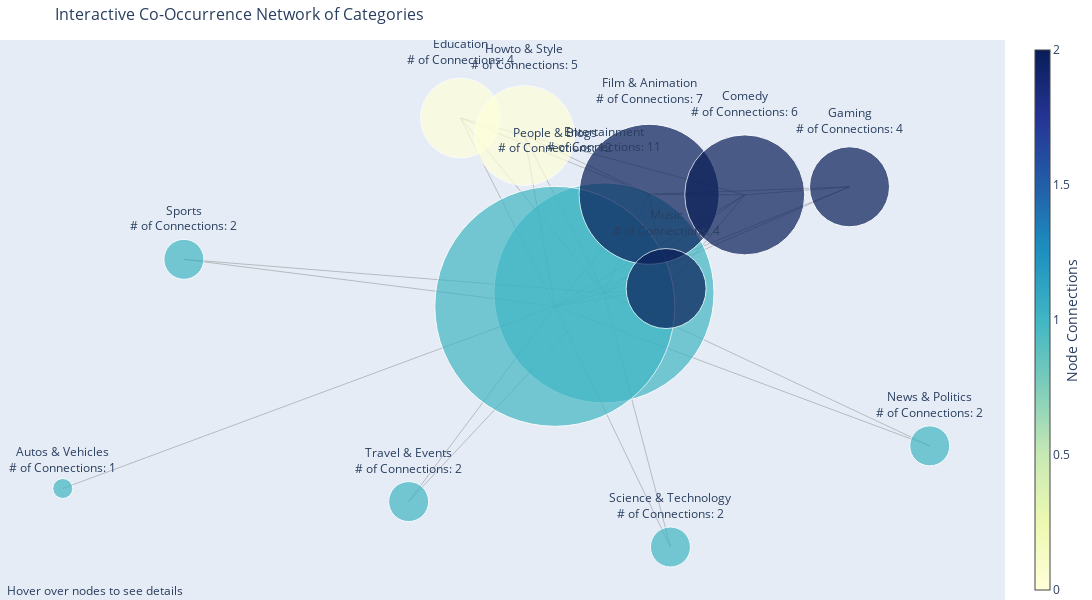

The code cell stored with this chart in its notebook:
### Markdown cell above
How one can choose the overall category of a channel? Node centrality?

### Code cell
import networkx as nx
import pandas as pd
import plotly.graph_objects as go

def plot_interactive_co_occurrence_network(co_occurrence_matrix):
    # Create a graph from the co-occurrence matrix
    G = nx.Graph()
    for (cat1, cat2), count in co_occurrence_matrix.items():
        if count>5000:
            G.add_edge(cat1, cat2, weight=count)
    
    # Calculate positions using spring layout
    pos = nx.spring_layout(G, k=0.17, weight='weight', iterations=1000)
    
    # Define node sizes based on the degree (number of connections)
    node_sizes = [G.degree(node) * 20 for node in G.nodes()]
    
    # Set node colors based on communities
    #communities = nx.community.greedy_modularity_communities(G)
    #print(communities)
    # Louvain's good but results may vary
    community_map = community_louvain.best_partition(G, resolution=1.2)
    print(community_map)
    #community_map = {node: i for i, community in enumerate(communities) for node in community}
    node_colors = [community_map[node] for node in G.nodes()]
    
    # Create Plotly edge traces
    edge_trace = go.Scatter(
        x=[],
        y=[],
        line=dict(width=0.5, color='#888'),
        hoverinfo='none',
        mode='lines'
    )
    
    for edge in G.edges():
        x0, y0 = pos[edge[0]]
        x1, y1 = pos[edge[1]]
        edge_trace['x'] += (x0, x1, None)
        edge_trace['y'] += (y0, y1, None)
    
    # Create Plotly node traces
    node_trace = go.Scatter(
        x=[],
        y=[],
        text=[],
        mode='markers+text',
        textposition="top center",
        hoverinfo='text',
        marker=dict(
            showscale=True,
            colorscale='YlGnBu',
            color=[],
            size=node_sizes,
            colorbar=dict(
                thickness=15,
                title='Node Connections',
                xanchor='left',
                titleside='right'
            ),
        )
    )
    
    for node in G.nodes():
        x, y = pos[node]
        node_trace['x'] += (x,)
        node_trace['y'] += (y,)
        
        # Append node information for hover text
        node_trace['text'] += (f'{node}<br># of Connections: {G.degree(node)}',)
        node_trace['marker']['color'] += (community_map[node],)
    
    # Create the Plotly figure
    fig = go.Figure(data=[edge_trace, node_trace],
                    layout=go.Layout(
                        title='Interactive Co-Occurrence Network of Categories',
                        titlefont_size=16,
                        showlegend=False,
                        width=1200,
                        height=600,
                        hovermode='closest',
                        margin=dict(b=0, l=0, r=0, t=40),
                        annotations=[dict(
                            text="Hover over nodes to see details",
                            showarrow=False,
                            xref="paper", yref="paper",
                            x=0.005, y=-0.002 )],
                        xaxis=dict(showgrid=False, zeroline=False, showticklabels=False),
                        yaxis=dict(showgrid=False, zeroline=False, showticklabels=False))
                    )
    
    # Show the plot
    fig.show()

# Example usage with your co_occurrence_matrix dictionary
# co_occurrence_matrix = {('Category1', 'Category2'): count, ... }
plot_interactive_co_occurrence_network(co_occurrence_matrix)

### Figure 1 — Plotly figure (JSON) as saved in the notebook; plotly's stock layout.template omitted (floating-point values rounded to 4 significant figures)
{"data": [{"hoverinfo": "none", "line": {"color": "#888", "width": 0.5}, "mode": "lines", "type": "scatter", "x": [0.08371, -0.3074, null, 0.08371, -0.01482, null, 0.08371, 0.2166, null, 0.08371, 0.7358, null, 0.08371, -0.7574, null, 0.08371, 0.174, null, 0.08371, -0.2037, null, 0.08371, 0.3654, null, 0.08371, -0.07554, null, 0.08371, 0.2081, null, 0.08371, 0.5752, null, -0.3074, -0.01482, null, -0.01482, 0.2166, null, -0.01482, 0.7358, null, -0.01482, -0.7574, null, -0.01482, 0.174, null, -0.01482, -0.2037, null, -0.01482, 0.3654, null, -0.01482, -0.07554, null, -0.01482, 0.5752, null, -0.01482, 0.2081, null, -0.01482, -1, null, 0.174, -0.2037, null, 0.174, 0.3654, null, 0.174, -0.07554, null, 0.174, 0.2081, null, 0.174, 0.5752, null, -0.2037, -0.07554, null, 0.3654, 0.2081, null, 0.3654, 0.5752, null, 0.3654, -0.07554, null], "y": [0.03526, -0.5951, null, 0.03526, -0.005239, null, 0.03526, -0.7323, null, 0.03526, -0.4268, null, 0.03526, 0.1367, null, 0.03526, 0.3332, null, 0.03526, 0.5636, null, 0.03526, 0.3314, null, 0.03526, 0.5107, null, 0.03526, 0.04838, null, 0.03526, 0.3558, null, -0.5951, -0.005239, null, -0.005239, -0.7323, null, -0.005239, -0.4268, null, -0.005239, 0.1367, null, -0.005239, 0.3332, null, -0.005239, 0.5636, null, -0.005239, 0.3314, null, -0.005239, 0.5107, null, -0.005239, 0.3558, null, -0.005239, 0.04838, null, -0.005239, -0.5556, null, 0.3332, 0.5636, null, 0.3332, 0.3314, null, 0.3332, 0.5107, null, 0.3332, 0.04838, null, 0.3332, 0.3558, null, 0.5636, 0.5107, null, 0.3314, 0.04838, null, 0.3314, 0.3558, null, 0.3314, 0.5107, null]}, {"hoverinfo": "text", "marker": {"color": [1, 1, 1, 1, 1, 1, 2, 0, 2, 0, 2, 2, 1], "colorbar": {"thickness": 15, "title": {"side": "right", "text": "Node Connections"}, "xanchor": "left"}, "colorscale": [[0, "rgb(255,255,217)"], [0.125, "rgb(237,248,177)"], [0.25, "rgb(199,233,180)"], [0.375, "rgb(127,205,187)"], [0.5, "rgb(65,182,196)"], [0.625, "rgb(29,145,192)"], [0.75, "rgb(34,94,168)"], [0.875, "rgb(37,52,148)"], [1, "rgb(8,29,88)"]], "showscale": true, "size": [220, 40, 240, 40, 40, 40, 140, 80, 120, 100, 80, 80, 20]}, "mode": "markers+text", "text": ["Entertainment<br># of Connections: 11", "Travel & Events<br># of Connections: 2", "People & Blogs<br># of Connections: 12", "Science & Technology<br># of Connections: 2", "News & Politics<br># of Connections: 2", "Sports<br># of Connections: 2", "Film & Animation<br># of Connections: 7", "Education<br># of Connections: 4", "Comedy<br># of Connections: 6", "Howto & Style<br># of Connections: 5", "Music<br># of Connections: 4", "Gaming<br># of Connections: 4", "Autos & Vehicles<br># of Connections: 1"], "textposition": "top center", "type": "scatter", "x": [0.08371, -0.3074, -0.01482, 0.2166, 0.7358, -0.7574, 0.174, -0.2037, 0.3654, -0.07554, 0.2081, 0.5752, -1], "y": [0.03526, -0.5951, -0.005239, -0.7323, -0.4268, 0.1367, 0.3332, 0.5636, 0.3314, 0.5107, 0.04838, 0.3558, -0.5556]}], "layout": {"annotations": [{"showarrow": false, "text": "Hover over nodes to see details", "x": 0.005, "xref": "paper", "y": -0.002, "yref": "paper"}], "height": 600, "hovermode": "closest", "margin": {"b": 0, "l": 0, "r": 0, "t": 40}, "showlegend": false, "title": {"font": {"size": 16}, "text": "Interactive Co-Occurrence Network of Categories"}, "width": 1200, "xaxis": {"showgrid": false, "showticklabels": false, "zeroline": false}, "yaxis": {"showgrid": false, "showticklabels": false, "zeroline": false}}}
